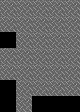

Tiled map render using the project's own tile images. Description and the whole map definition, tile-layer contents included, below:
An orthogonal 5x7 tile map with 16x16 px tiles, 1 tile layer (Tile Layer 1), 2 tilesets and 3 objects.

<map version="1.10" tiledversion="1.10.2" orientation="orthogonal" renderorder="right-down" width="5" height="7" tilewidth="16" tileheight="16" infinite="0" nextlayerid="3" nextobjectid="6">
 <tileset firstgid="1" source="../../../../tools/soko/templateTiledProject/tilesheet.tsx" />
 <tileset firstgid="65" source="../../../../tools/soko/templateTiledProject/soko_entities.tsx" />
 <layer id="1" name="Tile Layer 1" width="5" height="7">
  <data encoding="csv">
2,2,2,2,2,
2,2,2,2,2,
0,2,2,2,2,
2,2,2,2,2,
2,2,2,2,2,
0,2,2,2,2,
0,2,0,0,0
</data>
 </layer>
 <objectgroup id="2" name="entities">
  <object id="1" gid="65" x="32" y="64" width="16" height="16">
   <properties>
    <property name="gamemode" value="SOKO_EULER" />
   </properties>
  </object>
  <object id="2" gid="66" x="32" y="48" width="16" height="16" />
  <object id="4" gid="66" x="48" y="80" width="16" height="16" />
 </objectgroup>
</map>
